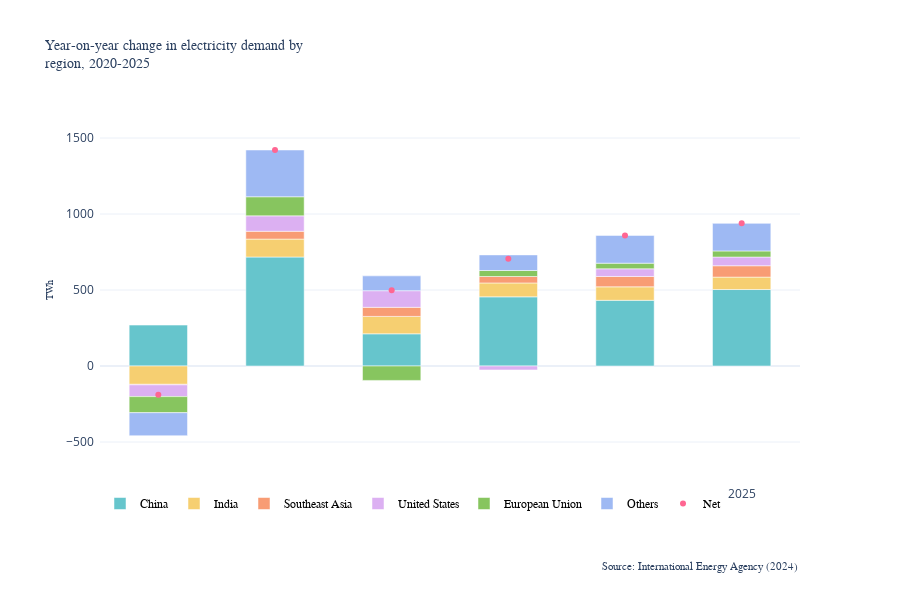

Notebook code for this chart:
### Code cell
import plotly.express as px
import plotly.graph_objects as go

fig = px.bar(dta, x=dta.index, y=[ 'China', 'India', 'Southeast Asia', 'United States', 'European Union', 'Others'],
            hover_name=dta.index, 
            color_discrete_sequence= px.colors.qualitative.Pastel,
            # hoverdata=[ 'China', 'India', 'Southeast Asia', 'United States', 'European Union', 'Others'],
            title='Year-on-year change in electricity demand by <br>region, 2020-2025')





# fig.add_traces(px.scatter(x=[2020, 2021, 2022, 2023, 2024, 2025], 
#                           y=[-189.5, 1421. , 498.1,  705. ,  859.1,  938.4],
                        
#                           ).data)


fig.add_scatter(x=[2020, 2021, 2022, 2023, 2024, 2025], 
                y=[-189.5, 1421. , 498.1,  705. ,  859.1,  938.4],
                mode="markers",
                name="Net"
                )

# fig.update_layout(legend=dict(orientation="h",
#                               yanchor="bottom", y=1.0, xanchor="right", x=1.0))

fig.update_traces(            hovertemplate =
    '<br>%{x} <br>'+
    '<b>%{y:.2f} Twh </b>',)


    # '<b>%{text}</b>')
# fig.update_traces(hovertemplate='Twh: %{y:.0f}%<extra></extra>',)
fig.update_layout(
  # barmode='stack',
                  bargap=0.5,  # gap between bars of adjacent location coordinates.
                  )

fig.update_layout(dict(yaxis={'anchor': 'x', 'range': [-750, 1750], },
                    #    yaxis2={'anchor': 'x', 'range': [0, 42], 'domain': [0.0, 1.0], 'side': 'right'})
                  ))

# Figure title and labels
fig.update_layout(height=600, width=900, margin=dict(l=100, r=100, t=100, b=120, pad=5),
                  
                  title_font_size=14,
                  title_font_family='PT Serif Caption')

fig.update_yaxes(title_text="TWh", title_font_size=10, title_font_family='PT Serif Caption')
fig.update_xaxes(title_text="", title_font_size=10, title_font_family='PT Serif Caption')
# fig.update_layout(yaxis= dict(title='TWh', tickfont = dict(size=10)), xaxis=dict(title=''))


# Footnotes
fig.add_annotation(xref='paper', x=1.0, yref='paper', y=-0.25,
                   text="Source: International Energy Agency (2024)", showarrow=False,
                   font=dict(size=11,
                             # color='#a70684',
                             family='PT Serif Caption'))




# fig.add_annotation(xref='paper', x=0.95, yref='paper', y=-0.25,
#                    text="<a href='https://twitter.com/Quant_Girl'>@Quant_Girl</a> ", showarrow=False,
#                    font=dict(size=11,
#                              # color='#a70684',
#                              family='PT Serif Caption'
#                              )
#                    )


# fig.update_layout(legend=dict(orientation="h",
#                               yanchor="bottom", y=1.0, xanchor="right", x=1.0))
fig.update_layout(legend={
            "title": "",
            "orientation":"h",
            "yanchor":"bottom",
            # "title_font_family": "Times New Roman",
            "font": dict(
            family="Courier",
            size=12,
            color="black"
        ),

            # "bgcolor": "Gold",
        },)

fig.update_layout(
    hoverlabel=dict(
        bgcolor="white",
        font_size=12,
        font_family="Courier"
    )
)

# fig.update_traces(width=0.5)
fig.update_layout(template="plotly_white")
fig.show()

### Figure 1 — Plotly figure (JSON) as saved in the notebook; plotly's stock layout.template omitted (floating-point values rounded to 4 significant figures)
{"data": [{"alignmentgroup": "True", "hovertemplate": "<br>%{x} <br><b>%{y:.2f} Twh </b>", "hovertext": [2020, 2021, 2022, 2023, 2024, 2025], "legendgroup": "China", "marker": {"color": "rgb(102, 197, 204)", "pattern": {"shape": ""}}, "name": "China", "offsetgroup": "China", "orientation": "v", "showlegend": true, "textposition": "auto", "type": "bar", "x": [2020, 2021, 2022, 2023, 2024, 2025], "xaxis": "x", "y": [269.1, 716.9, 211.8, 455, 432.2, 503.1], "yaxis": "y"}, {"alignmentgroup": "True", "hovertemplate": "<br>%{x} <br><b>%{y:.2f} Twh </b>", "hovertext": [2020, 2021, 2022, 2023, 2024, 2025], "legendgroup": "India", "marker": {"color": "rgb(246, 207, 113)", "pattern": {"shape": ""}}, "name": "India", "offsetgroup": "India", "orientation": "v", "showlegend": true, "textposition": "auto", "type": "bar", "x": [2020, 2021, 2022, 2023, 2024, 2025], "xaxis": "x", "y": [-120.6, 118.1, 114.5, 91.4, 88.6, 81.7], "yaxis": "y"}, {"alignmentgroup": "True", "hovertemplate": "<br>%{x} <br><b>%{y:.2f} Twh </b>", "hovertext": [2020, 2021, 2022, 2023, 2024, 2025], "legendgroup": "Southeast Asia", "marker": {"color": "rgb(248, 156, 116)", "pattern": {"shape": ""}}, "name": "Southeast Asia", "offsetgroup": "Southeast Asia", "orientation": "v", "showlegend": true, "textposition": "auto", "type": "bar", "x": [2020, 2021, 2022, 2023, 2024, 2025], "xaxis": "x", "y": [-3.5, 51.3, 59.6, 42.4, 68.3, 74.8], "yaxis": "y"}, {"alignmentgroup": "True", "hovertemplate": "<br>%{x} <br><b>%{y:.2f} Twh </b>", "hovertext": [2020, 2021, 2022, 2023, 2024, 2025], "legendgroup": "United States", "marker": {"color": "rgb(220, 176, 242)", "pattern": {"shape": ""}}, "name": "United States", "offsetgroup": "United States", "orientation": "v", "showlegend": true, "textposition": "auto", "type": "bar", "x": [2020, 2021, 2022, 2023, 2024, 2025], "xaxis": "x", "y": [-77.3, 101.6, 109.5, -25.9, 50.5, 57.3], "yaxis": "y"}, {"alignmentgroup": "True", "hovertemplate": "<br>%{x} <br><b>%{y:.2f} Twh </b>", "hovertext": [2020, 2021, 2022, 2023, 2024, 2025], "legendgroup": "European Union", "marker": {"color": "rgb(135, 197, 95)", "pattern": {"shape": ""}}, "name": "European Union", "offsetgroup": "European Union", "orientation": "v", "showlegend": true, "textposition": "auto", "type": "bar", "x": [2020, 2021, 2022, 2023, 2024, 2025], "xaxis": "x", "y": [-105.8, 125.6, -94.9, 39.5, 37, 40], "yaxis": "y"}, {"alignmentgroup": "True", "hovertemplate": "<br>%{x} <br><b>%{y:.2f} Twh </b>", "hovertext": [2020, 2021, 2022, 2023, 2024, 2025], "legendgroup": "Others", "marker": {"color": "rgb(158, 185, 243)", "pattern": {"shape": ""}}, "name": "Others", "offsetgroup": "Others", "orientation": "v", "showlegend": true, "textposition": "auto", "type": "bar", "x": [2020, 2021, 2022, 2023, 2024, 2025], "xaxis": "x", "y": [-151.4, 307.5, 97.6, 102.6, 182.5, 181.5], "yaxis": "y"}, {"hovertemplate": "<br>%{x} <br><b>%{y:.2f} Twh </b>", "mode": "markers", "name": "Net", "type": "scatter", "x": [2020, 2021, 2022, 2023, 2024, 2025], "y": [-189.5, 1421, 498.1, 705, 859.1, 938.4]}], "layout": {"annotations": [{"font": {"family": "PT Serif Caption", "size": 11}, "showarrow": false, "text": "Source: International Energy Agency (2024)", "x": 1, "xref": "paper", "y": -0.25, "yref": "paper"}], "bargap": 0.5, "barmode": "relative", "height": 600, "hoverlabel": {"bgcolor": "white", "font": {"family": "Courier", "size": 12}}, "legend": {"font": {"color": "black", "family": "Courier", "size": 12}, "orientation": "h", "title": {"text": ""}, "tracegroupgap": 0, "yanchor": "bottom"}, "margin": {"b": 120, "l": 100, "pad": 5, "r": 100, "t": 100}, "title": {"font": {"family": "PT Serif Caption", "size": 14}, "text": "Year-on-year change in electricity demand by <br>region, 2020-2025"}, "width": 900, "xaxis": {"anchor": "y", "domain": [0, 1], "title": {"font": {"family": "PT Serif Caption", "size": 10}, "text": ""}}, "yaxis": {"anchor": "x", "domain": [0, 1], "range": [-750, 1750], "title": {"font": {"family": "PT Serif Caption", "size": 10}, "text": "TWh"}}}}
